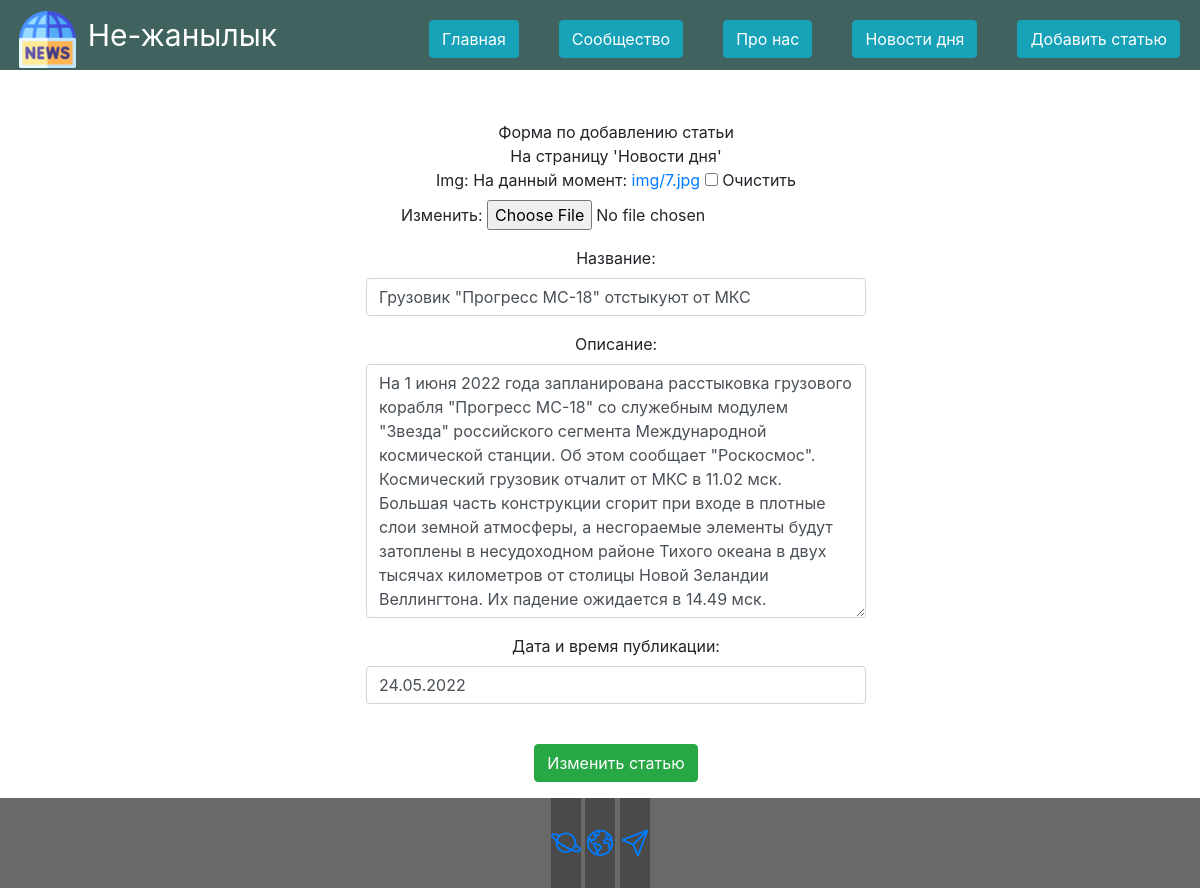
/update/3, run on an earlier commit of the app's database.
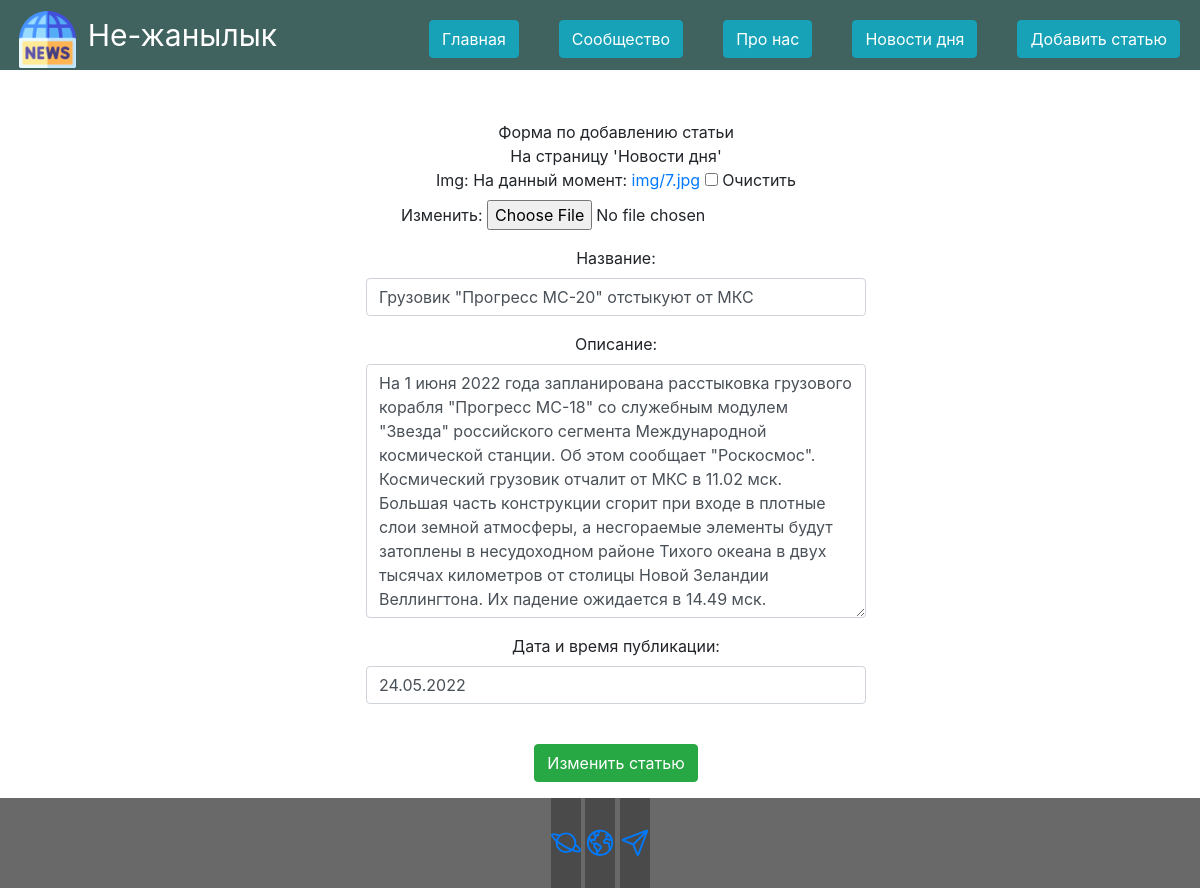
And on a later commit of the database.
### main/models.py (models this page shows, shortened)
class HomeNews(models.Model):
    img = models.ImageField(upload_to='img', null=True, blank=True)
    title = models.CharField('Название', max_length=90)
    description = models.TextField('Описание')
    date = models.DateTimeField('Дата и время публикации')
    class Meta:
        verbose_name = 'Новости на главном странице'
        verbose_name_plural = 'Новости на главном странице'

### main/views.py (the view)
# urls.py: path('update/<int:pk>', views.HomeUpdate.as_view(), name='update_home'),
class HomeUpdate(UpdateView):
    model = HomeNews
    template_name = 'main/update.html'
    form_class = HomeNewsForm
    success_url = '/'

### main/forms.py
class HomeNewsForm(ModelForm):
    class Meta:
        model = HomeNews
        fields = ['img', 'title', 'description', 'date']
        widgets = {
            "title": TextInput(attrs={
                'class':'form-control',
                'placeholder': 'Название статьи'
            }),
            "description": Textarea(attrs={
                'class':'form-control',
                'placeholder': 'Текст статьи'
            }),
            "date": DateInput(attrs={
                'class':'form-control',
                'placeholder': 'Дата публикации'
            })
        }

### main/templates/main/update.html (shortened to what this page needs)
{% extends 'main/layout.html' %}
{% load static %}
{% block content %}
    <div align="center" class="features">
        <form method="post">
            <h>Форма по добавлению статьи <br>  На страницу 'Новости дня'</h5><br>
                {{ form.as_p }}
            <br><button class="btn btn-success" type="submit">Изменить статью</button>
        </form>
    </div>
{% endblock %}

What changed in the data, as far as the page shows it:
changed HomeNews: title "Грузовик \"Прогресс МС-18\" отстыкуют от МКС" → "Грузовик \"Прогресс МС-20\" отстыкуют от МКС"
